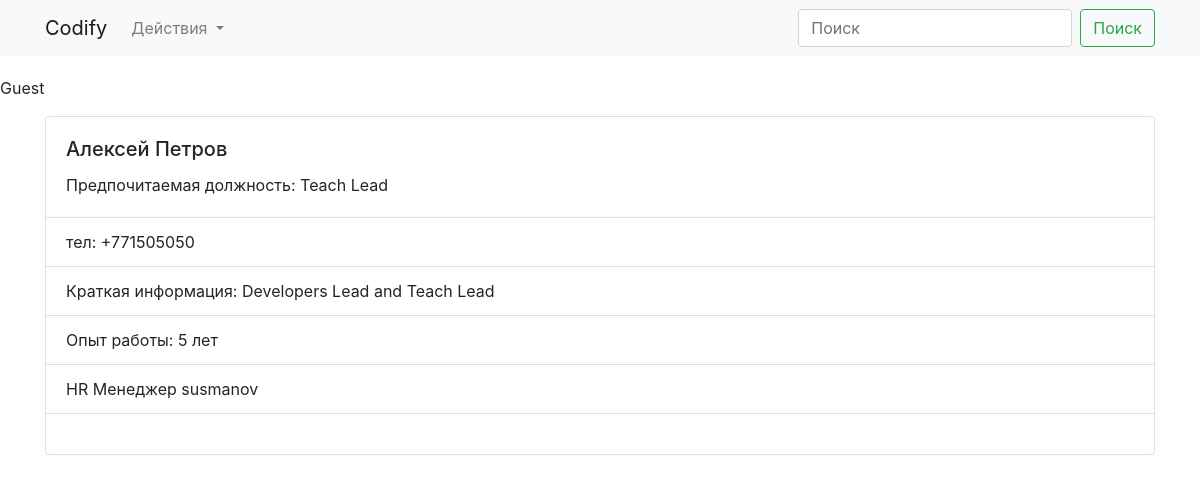
/employee/3, run on the app's committed database.
### app/models.py (models this page shows, shortened)
class Employee(db.Model):
    id = db.Column(db.Integer, primary_key=True)
    fullname = db.Column(db.String(30))
    phone = db.Column(db.String)
    short_info = db.Column(db.String)
    experience = db.Column(db.Integer)
    preferred_position = db.Column(db.String)
    user = db.relationship(User, backref=db.backref('users', lazy='dynamic'))
    user_name = db.Column(db.String, db.ForeignKey('user.username'))

class User(UserMixin, db.Model): #####UserMixin -- Содержит функции проверки учетной записи пользователя
    id = db.Column(db.Integer, primary_key=True)
    username = db.Column(db.String, nullable=False, unique=True)
    password_hash = db.Column(db.String, nullable=False)
    def __repr__(self):
        return self.username
    @property
    def password(self):
        return None

### app/views.py (the view)
def employee_detail(id):
    users = User.query.all()
    employee = Employee.query.get(id)
    print(users)
    return render_template('employee_detail.html', employee=employee, users=users)

### app/templates/employee_detail.html (shortened to what this page needs)
{% extends 'base.html' %}
{% block content %}
<div class="container">
  <div class="card">
    <div class="card-body">
      <h5 class="card-title">{{ employee.fullname }}</h5>
      <p class="card-text">Предпочитаемая должность: {{ employee.preferred_position }}</p>
    </div>
    <ul class="list-group list-group-flush">
      <li class="list-group-item">тел: {{ employee.phone }}</li>
      <li class="list-group-item">Краткая информация: {{ employee.short_info }}</li>
      <li class="list-group-item">Опыт работы: {{ employee.experience }} лет</li>
      <li class="list-group-item">HR Менеджер {{ employee.user.username }}</li>
    </ul>
    <div class="card-body">
    </div>
  </div>
</div>
{% endblock content %}

### data on the page
Employee: fullname "Алексей Петров", preferred_position "Teach Lead", phone "+771505050", short_info "Developers Lead and Teach Lead", experience "5"
User: user.username "susmanov"
